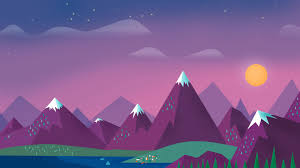
#> input picture imagen.jpg, 300 x 168 px
$ python imagen_a_matriz.py
#> lines starting #> are read from the running program, lines starting #| are printed output that depends on the picture
from PIL import Image
import numpy as np
from matplotlib import pyplot as plt

# Abre la imagen
imagen = Image.open('imagen.jpg')
#> imagen is the input picture: PIL image 300x168 RGB; mean R, G, B 121.9, 91.8, 140.3

# Convierte la imagen a escala de grises (opcional)
imgGray = imagen.convert("L")
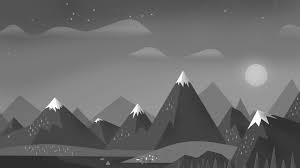
#> imgGray: PIL image 300x168 L; min 18, max 255, mean 106.4
matriz = np.asarray(imgGray)

print(matriz)
#> (printed output is left out)
plt.imshow(imgGray, cmap="gray")
plt.show()

$ run again, with fondo.jpg copied over imagen.jpg
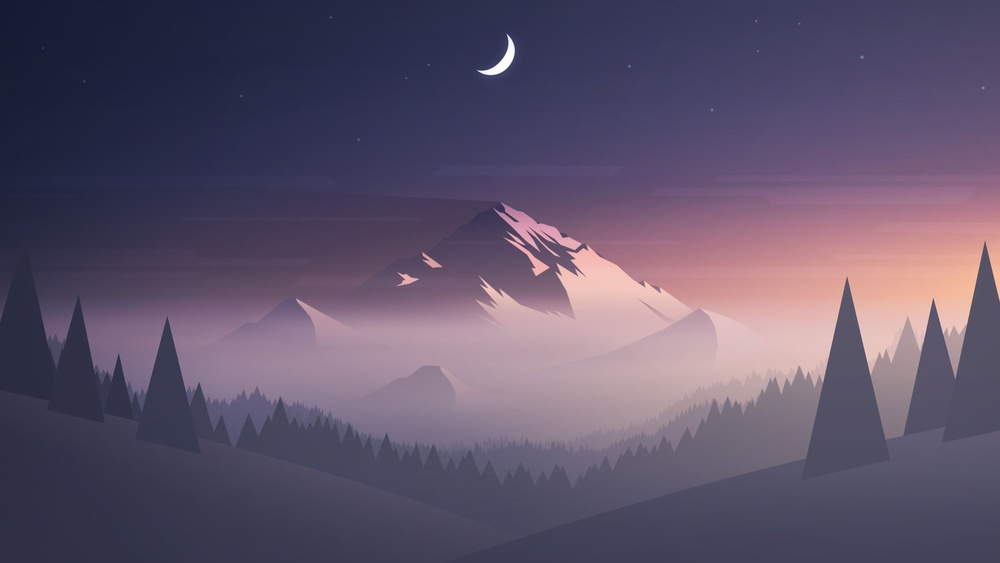
#> input picture fondo.jpg, 1000 x 563 px, shrunk from 2484 x 1398 before the run
#> imagen is the input picture: PIL image 1000x563 RGB; mean R, G, B 94.9, 83.4, 106.5
#> `imgGray = imagen.convert("L")`:
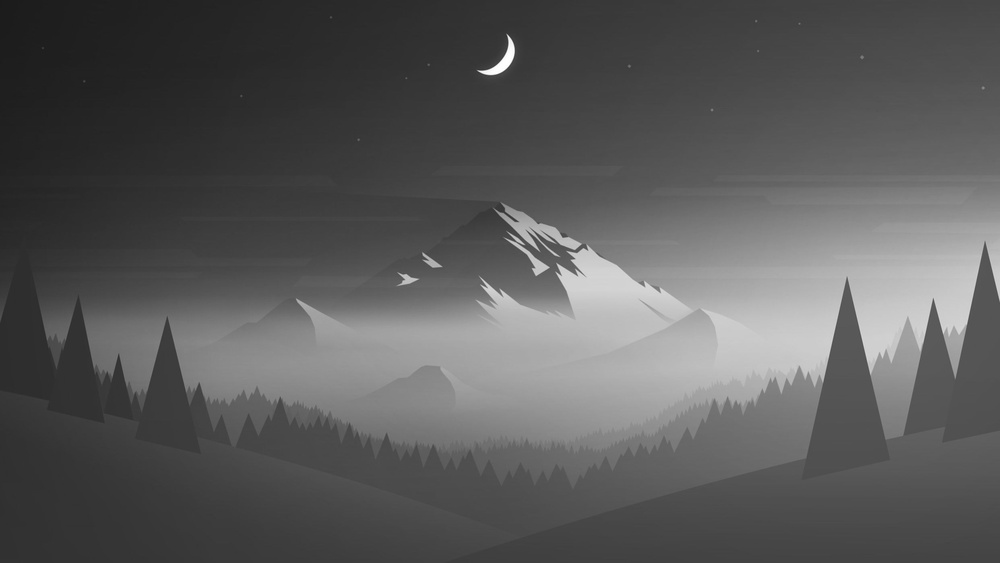
#> imgGray: PIL image 1000x563 L; min 27, max 255, mean 89.5
#> (printed output is left out)
